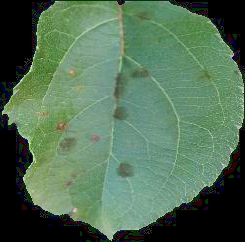
#> input picture dataset/Apple   Apple scab/Apple   Apple scab 113_brightness_changed_50_rotated_cw.jpeg, 245 x 242 px, given in place of the camera
$ python live_image_segmentation.py
#> lines starting #> are read from the running program, lines starting #| are printed output that depends on the picture; after the words box and inside, x2 and y2 are one past the last pixel; in counts of white or black regions, pixels touching at a corner belong together
import numpy as np
import cv2

def nothing(useless=None):
    pass

cv2.namedWindow("Mask")
cap = cv2.VideoCapture(0)

#Defining the trackbars
cv2.createTrackbar('R_l','Mask',26,255,nothing)
cv2.createTrackbar('G_l','Mask',46,255,nothing)
cv2.createTrackbar('B_l','Mask',68,255,nothing)

cv2.createTrackbar('R_h','Mask',108,255,nothing)
cv2.createTrackbar('G_h','Mask',138,255,nothing)
cv2.createTrackbar('B_h','Mask',155,255,nothing)

while True:

    #Getting the position of the trackbads
    R_l = cv2.getTrackbarPos('R_l', 'Mask')
    G_l = cv2.getTrackbarPos('G_l', 'Mask')
    B_l = cv2.getTrackbarPos('B_l', 'Mask')

    R_h = cv2.getTrackbarPos('R_h', 'Mask')
    G_h = cv2.getTrackbarPos('G_h', 'Mask')
    B_h = cv2.getTrackbarPos('B_h', 'Mask')

    #Getting frame, blurring it and converting rgb to hsv
    _,frame = cap.read()
#> frame is the input picture: shape (242, 245, 3); mean B, G, R 85.2, 110.8, 81.9
    blurred_frame = cv2.blur(frame,(5,5),0)
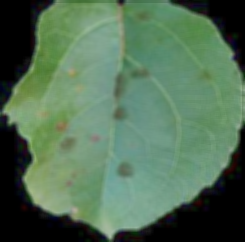
#> blurred_frame: shape (242, 245, 3); mean B, G, R 85.3, 111, 82
    hsv_frame = cv2.cvtColor(blurred_frame,cv2.COLOR_BGR2HSV)
#> hsv_frame: shape (242, 245, 3); mean H, S, V 56.5, 73.1, 111.7

    #Defining color theshold
    low_green = np.array([R_l, G_l, B_l])
    high_green = np.array([R_h, G_h, B_h])
    green_mask = cv2.inRange(hsv_frame, low_green, high_green)
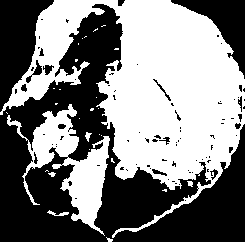
#> green_mask: shape (242, 245); 49.8% white; 29 white regions (23 under 20 px), largest, box (x1, y1, x2, y2) and area: (0, 0, 245, 238) 24843, (7, 104, 110, 236) 4464, (47, 210, 69, 216) 56, (85, 132, 92, 142) 35, (187, 181, 193, 187) 26, (48, 172, 56, 177) 24

    #Morphological adjestments
    kernel = cv2.getStructuringElement(cv2.MORPH_RECT, (3,3))
    opening = cv2.morphologyEx(green_mask, cv2.MORPH_OPEN, kernel, iterations=1)
#> opening: shape (242, 245); 48.6% white; 24 white regions (10 under 20 px), largest, box (x1, y1, x2, y2) and area: (3, 0, 245, 214) 24138, (62, 136, 110, 231) 2314, (26, 104, 79, 171) 1788
    close = cv2.morphologyEx(opening, cv2.MORPH_CLOSE, kernel, iterations=1)
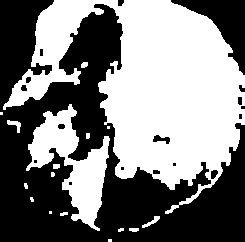
#> close: shape (242, 245); 49.5% white; 17 white regions (7 under 20 px)

    #Getting the largest contour
    contours,_ = cv2.findContours(green_mask,cv2.RETR_TREE,cv2.CHAIN_APPROX_NONE)
#> contours = 119 contours, 95 with area under 20; largest, box (x1, y1, x2, y2) and area: (0, 0, 245, 238) 24843, (7, 104, 110, 236) 4172, (31, 59, 43, 76) 96, (42, 64, 55, 76) 83, (152, 78, 172, 102) 78

    try:

        biggest = sorted(contours,key=cv2.contourArea,reverse=True)[0]
#> biggest = contour of 1510 points, box (x1, y1, x2, y2) (0, 0, 245, 238), area 24843
        cv2.drawContours(frame,biggest,-1,(255,0,0),1)
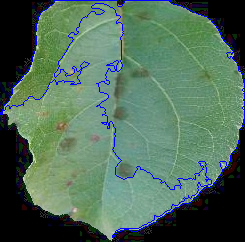
#> frame: shape (242, 245, 3); 2.53% of pixels changed, all inside (x1, y1, x2, y2) = (0, 0, 245, 238)

        #Creating blank mask and filling in the contour
        blank_mask = np.zeros(frame.shape, dtype=np.uint8)
        cv2.fillPoly(blank_mask, [biggest], (255,255,255))
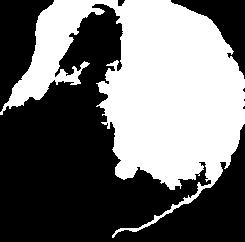
#> blank_mask: shape (242, 245, 3); 43.2% white; 1 white region, box (x1, y1, x2, y2) and area: (0, 0, 245, 238) 25599
        blank_mask = cv2.cvtColor(blank_mask, cv2.COLOR_BGR2GRAY)
        result = cv2.bitwise_and(frame,frame,mask=blank_mask)
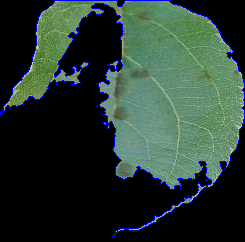
#> result: shape (242, 245, 3); mean B, G, R 49.8, 58.1, 40.9

        x,y,w,h = cv2.boundingRect(blank_mask)
#> x = 0; y = 0; w = 245; h = 238
        ROI = result[y:y+h, x:x+w]
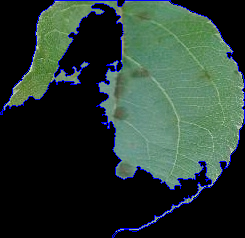
#> ROI: shape (238, 245, 3); mean B, G, R 50.6, 59.1, 41.6

        cv2.imshow('Mask', ROI)
        cv2.imshow('frame', frame)

    except IndexError:
        continue

    key = cv2.waitKey(1)
#> (key Esc is pressed here)
    if key == 27:
        break

cap.release()
cv2.destroyAllWindows()

$ run again, on dataset/Apple   Apple scab/Apple   Apple scab 1261.jpeg
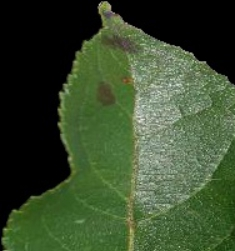
#> input picture dataset/Apple   Apple scab/Apple   Apple scab 1261.jpeg, 235 x 251 px, given in place of the camera
#> frame is the input picture: shape (251, 235, 3); mean B, G, R 45.3, 74.7, 57.1
#> hsv_frame: shape (251, 235, 3); mean H, S, V 37.4, 82.1, 74.8
#> `green_mask = cv2.inRange(hsv_frame, low_green, high_green)`:
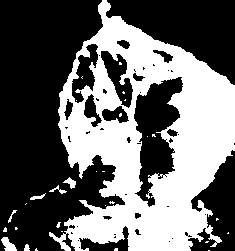
#> green_mask: shape (251, 235); 41.1% white; 30 white regions (23 under 20 px), largest, box (x1, y1, x2, y2) and area: (49, 0, 235, 251) 23743, (1, 237, 17, 251) 129, (63, 177, 76, 189) 73
#> opening: shape (251, 235); 40.3% white; 17 white regions (8 under 20 px), largest, box (x1, y1, x2, y2) and area: (58, 0, 235, 251) 22071, (81, 56, 122, 117) 1068, (49, 233, 71, 251) 147
#> close: shape (251, 235); 40.8% white; 11 white regions (6 under 20 px)
#> contours = 82 contours, 60 with area under 20; largest, box (x1, y1, x2, y2) and area: (49, 0, 235, 251) 29309, (133, 76, 184, 208) 3556, (100, 50, 134, 109) 942, (71, 43, 99, 104) 862, (101, 105, 130, 124) 324
#> biggest = contour of 1202 points, box (x1, y1, x2, y2) (49, 0, 235, 251), area 29309
#> frame: shape (251, 235, 3); 2.02% of pixels changed, all inside (x1, y1, x2, y2) = (49, 0, 235, 251)
#> x = 49; y = 0; w = 186; h = 251
#> `ROI = result[y:y+h, x:x+w]`:
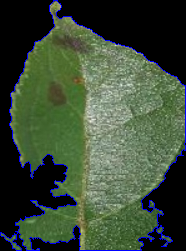
#> ROI: shape (251, 186, 3); mean B, G, R 55, 74.2, 59.1

$ run again, on dataset/Apple   Apple scab/Apple   Apple scab 2435.jpeg
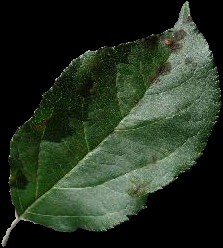
#> input picture dataset/Apple   Apple scab/Apple   Apple scab 2435.jpeg, 223 x 248 px, given in place of the camera
#> frame is the input picture: shape (248, 223, 3); mean B, G, R 33.5, 49.8, 37.4
#> hsv_frame: shape (248, 223, 3); mean H, S, V 37.1, 70.9, 49.9
#> `green_mask = cv2.inRange(hsv_frame, low_green, high_green)`:
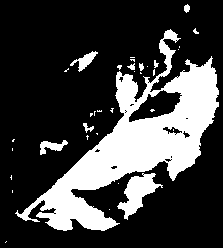
#> green_mask: shape (248, 223); 25% white; 35 white regions (26 under 20 px), largest, box (x1, y1, x2, y2) and area: (15, 29, 219, 231) 12201, (117, 173, 163, 220) 895, (70, 51, 98, 72) 213
#> opening: shape (248, 223); 24.3% white; 15 white regions (6 under 20 px), largest, box (x1, y1, x2, y2) and area: (18, 59, 219, 231) 11662, (118, 173, 159, 219) 876, (159, 40, 175, 76) 258
#> close: shape (248, 223); 24.5% white; 12 white regions (3 under 20 px)
#> contours = 55 contours, 45 with area under 20; largest, box (x1, y1, x2, y2) and area: (15, 29, 219, 231) 12698, (128, 89, 183, 123) 942, (117, 173, 163, 220) 816, (70, 51, 98, 72) 176, (40, 140, 68, 155) 166
#> biggest = contour of 1063 points, box (x1, y1, x2, y2) (15, 29, 219, 231), area 12698
#> frame: shape (248, 223, 3); 1.9% of pixels changed, all inside (x1, y1, x2, y2) = (15, 29, 219, 231)
#> x = 15; y = 29; w = 204; h = 202
#> `ROI = result[y:y+h, x:x+w]`:
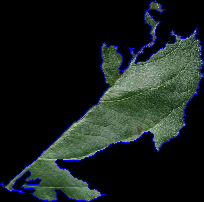
#> ROI: shape (202, 204, 3); mean B, G, R 29.2, 31.7, 24.2
